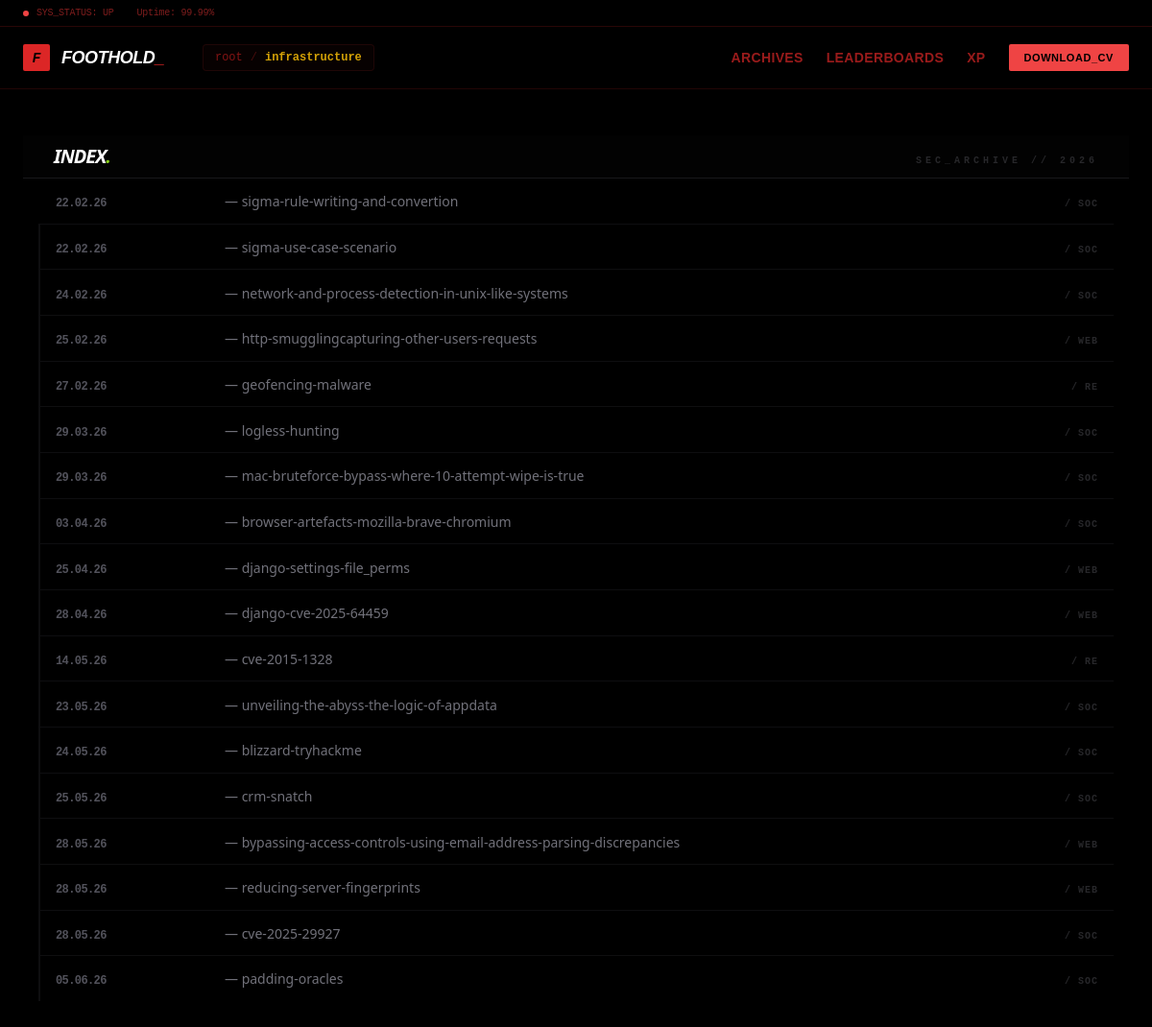
The page / on the database its author committed.
### api/models.py (models this page shows, shortened)
class Bulletins(models.Model):
    class Platform(models.TextChoices):
        TRYHACKME = 'THM', 'TryHackMe'
        PORTSWIGGER = 'PortSwigger', 'PortSwigger'
        ROOT_ME = 'Root Me', 'Root-Me'
        HACKTHEBOX = 'HTB', 'HackTheBox'
        FAQ = 'FAQ', 'FAQ'
    class Difficulty(models.TextChoices):
        EASY = 'E', 'Easy'
        MEDIUM = 'M', 'Medium'
        HARD = 'H', 'Hard'
        INSANE = 'I', 'Insane'
    class Category(models.TextChoices):
        WEB = 'WEB', 'web-apps'
        RE = 'RE', 'Reverse engineering'
        SOC = 'SOC', 'Forensics'
        INFRA = 'SYS', 'Systems'
    id = models.UUIDField(primary_key=True, editable=False, default=uuid.uuid4)
    writeup_slug = models.SlugField(unique=True, max_length=100) # Removed 'slugify' default to avoid collisions
    title = models.CharField(max_length=100, default='ANALYSIS_LOG_0x0')
    writeup_body = MartorField(verbose_name="Post Content",
        help_text="Write your post content in Markdown",
        blank=True,
        null=True,
        max_length=10000,)
    writeup_author = models.CharField(max_length=20, default='cratis')
    writeup_image = models.ImageField(upload_to='bulletins/%Y/%m/', null=True, blank=True)
    writeup_difficulty = models.CharField(max_length=1, choices=Difficulty.choices, default=Difficulty.EASY)
    writeup_platform = models.CharField(max_length=11, default=Platform.TRYHACKME, choices=Platform.choices)
    writeup_category = models.CharField(default=Category.SOC, max_length=3, choices=Category.choices)
    publication_date = models.DateField(auto_now_add=True)

### api/views.py (the view)
# urls.py: path('', Index.as_view(), name='index'),
class Index(ListView):
    model=Bulletins
    template_name='index.html'
    context_object_name='bulletins'
    paginate_by=None

### theme/templates/index.html (shortened to what this page needs)
{% extends "base.html" %}
{% block content %}
<div class="h-screen bg-black text-zinc-400 flex flex-col selection:bg-lime-500 selection:text-black overflow-hidden font-sans">
    <header class="w-full px-8 py-2 border-b border-zinc-900 bg-[#020202] flex justify-between items-baseline shrink-0">
        <h1 class="text-xl font-black text-white tracking-tighter italic uppercase">
            INDEX<span class="text-lime-500">.</span>
        </h1>
        <div class="font-mono text-[10px] font-bold uppercase tracking-[0.4em] text-zinc-800">
            SEC_ARCHIVE // 2026
        </div>
    </header>
    <main class="flex-grow w-full max-w-7xl mx-auto px-8 overflow-y-auto">
        <div class="divide-y divide-zinc-900/60">
            {% for bulletin in bulletins %}
            <a href="{% url 'bulletin' bulletin.id %}"
               class="relative flex items-baseline gap-10 py-[0.3cm] transition-all hover:bg-zinc-900/40 px-4 -mx-4 border-l-2 border-transparent hover:border-lime-500 group cursor-pointer z-10">
                <div class="shrink-0 w-28 pointer-events-none">
                    <time class="font-mono text-[12px] font-bold text-zinc-600 group-hover:text-yellow-500 tracking-tighter uppercase transition-colors">
                        {{ bulletin.publication_date|date:"d.m.y" }}
                    </time>
                </div>
                <div class="flex-grow flex items-baseline gap-6 overflow-hidden pointer-events-none">
                    <p class="text-[14px] text-zinc-500 truncate font-medium group-hover:text-zinc-400 transition-colors hidden lg:block">
                        — {{ bulletin.writeup_slug|truncatechars:140 }}
                    </p>
                </div>
                <div class="shrink-0 text-right hidden sm:block pointer-events-none">
                    <span class="font-mono text-[10px] font-black uppercase tracking-widest text-zinc-800 group-hover:text-zinc-600 transition-colors">
                        / {{ bulletin.writeup_category|default:"CORE" }}
                    </span>
                </div>
            </a>
            {% empty %}
            <div class="py-20 text-center font-mono text-[11px] text-zinc-800 uppercase tracking-widest">
                STREAM_VOID // NO_RECORDS
            </div>
            {% endfor %}
        </div>
    </main>
</div>
{% endblock %}

### theme/templates/base.html (style rules this page uses)
:root { --signal-red: #ef4444; --signal-yellow: #eab308; --bg-pure-black: #000000; --border-tactical: #7f1d1d; --text-main: #f3f4f6; }
body { font-family: 'General Sans', sans-serif; background-color: var(--bg-pure-black); color: var(--text-main); background-image: radial-gradient(rgba(127, 29, 29, 0.3) 0.6px, transparent 0.6px); background-size: 20px 20px; }

### rows shown on the page
Bulletins: publication_date "22.02.26", writeup_slug "sigma-rule-writing-and-convertion", writeup_category "SOC"
Bulletins: publication_date "22.02.26", writeup_slug "sigma-use-case-scenario", writeup_category "SOC"
Bulletins: publication_date "24.02.26", writeup_slug "network-and-process-detection-in-unix-like-systems", writeup_category "SOC"
Bulletins: publication_date "25.02.26", writeup_slug "http-smugglingcapturing-other-users-requests", writeup_category "WEB"
Bulletins: publication_date "27.02.26", writeup_slug "geofencing-malware", writeup_category "RE"
Bulletins: publication_date "29.03.26", writeup_slug "logless-hunting", writeup_category "SOC"
Bulletins: publication_date "29.03.26", writeup_slug "mac-bruteforce-bypass-where-10-attempt-wipe-is-true", writeup_category "SOC"
Bulletins: publication_date "03.04.26", writeup_slug "browser-artefacts-mozilla-brave-chromium", writeup_category "SOC"
Bulletins: publication_date "25.04.26", writeup_slug "django-settings-file_perms", writeup_category "WEB"
Bulletins: publication_date "28.04.26", writeup_slug "django-cve-2025-64459", writeup_category "WEB"
Bulletins: publication_date "14.05.26", writeup_slug "cve-2015-1328", writeup_category "RE"
Bulletins: publication_date "23.05.26", writeup_slug "unveiling-the-abyss-the-logic-of-appdata", writeup_category "SOC"
Bulletins: publication_date "24.05.26", writeup_slug "blizzard-tryhackme", writeup_category "SOC"
Bulletins: publication_date "25.05.26", writeup_slug "crm-snatch", writeup_category "SOC"
Bulletins: publication_date "28.05.26", writeup_slug "bypassing-access-controls-using-email-address-parsing-discrepancies", writeup_category "WEB"
Bulletins: publication_date "28.05.26", writeup_slug "reducing-server-fingerprints", writeup_category "WEB"
Bulletins: publication_date "28.05.26", writeup_slug "cve-2025-29927", writeup_category "SOC"
Bulletins: publication_date "05.06.26", writeup_slug "padding-oracles", writeup_category "SOC"
